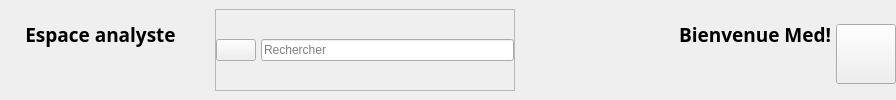
        <widget class="QWidget" name="headerFrame" native="true">
         <property name="sizePolicy">
          <sizepolicy hsizetype="Preferred" vsizetype="Preferred">
           <horstretch>0</horstretch>
           <verstretch>0</verstretch>
          </sizepolicy>
         </property>
         <property name="minimumSize">
          <size>
           <width>0</width>
           <height>0</height>
          </size>
         </property>
         <layout class="QGridLayout" name="gridLayout">
          <property name="leftMargin">
           <number>0</number>
          </property>
          <property name="topMargin">
           <number>0</number>
          </property>
          <property name="rightMargin">
           <number>0</number>
          </property>
          <property name="bottomMargin">
           <number>0</number>
          </property>
          <item row="0" column="0">
           <widget class="QWidget" name="spaceWidget" native="true">
            <property name="minimumSize">
             <size>
              <width>200</width>
              <height>0</height>
             </size>
            </property>
            <widget class="QLabel" name="spaceLbl">
             <property name="geometry">
              <rect>
               <x>0</x>
               <y>0</y>
               <width>201</width>
               <height>69</height>
              </rect>
             </property>
             <property name="font">
              <font>
               <family>Noto Sans</family>
               <pointsize>14</pointsize>
               <weight>75</weight>
               <bold>true</bold>
              </font>
             </property>
             <property name="text">
              <string>Espace analyste</string>
             </property>
             <property name="alignment">
              <set>Qt::AlignCenter</set>
             </property>
            </widget>
           </widget>
          </item>
          <item row="0" column="2">
           <widget class="QWidget" name="welcomeWidget" native="true">
            <property name="minimumSize">
             <size>
              <width>300</width>
              <height>0</height>
             </size>
            </property>
            <widget class="QLabel" name="welcomeLbl">
             <property name="geometry">
              <rect>
               <x>0</x>
               <y>0</y>
               <width>301</width>
               <height>69</height>
              </rect>
             </property>
             <property name="minimumSize">
              <size>
               <width>0</width>
               <height>0</height>
              </size>
             </property>
             <property name="font">
              <font>
               <family>Noto Sans</family>
               <pointsize>14</pointsize>
               <weight>75</weight>
               <bold>true</bold>
              </font>
             </property>
             <property name="text">
              <string>Bienvenue Med!</string>
             </property>
             <property name="alignment">
              <set>Qt::AlignRight|Qt::AlignTrailing|Qt::AlignVCenter</set>
             </property>
            </widget>
           </widget>
          </item>
          <item row="0" column="3">
           <widget class="QWidget" name="widget_3" native="true">
            <layout class="QHBoxLayout" name="horizontalLayout_6">
             <property name="spacing">
              <number>0</number>
             </property>
             <property name="leftMargin">
              <number>0</number>
             </property>
             <property name="rightMargin">
              <number>0</number>
             </property>
             <property name="bottomMargin">
              <number>0</number>
             </property>
             <item alignment="Qt::AlignVCenter">
              <widget class="QPushButton" name="accountBtn">
               <property name="minimumSize">
                <size>
                 <width>60</width>
                 <height>60</height>
                </size>
               </property>
               <property name="maximumSize">
                <size>
                 <width>60</width>
                 <height>60</height>
                </size>
               </property>
               <property name="cursor">
                <cursorShape>PointingHandCursor</cursorShape>
               </property>
               <property name="text">
                <string/>
               </property>
               <property name="icon">
                <iconset resource="../resource.qrc">
                 <normaloff>:/users/images/users/man.png</normaloff>:/users/images/users/man.png</iconset>
               </property>
               <property name="iconSize">
                <size>
                 <width>50</width>
                 <height>50</height>
                </size>
               </property>
              </widget>
             </item>
            </layout>
           </widget>
          </item>
          <item row="0" column="1">
           <widget class="QWidget" name="widget_2" native="true">
            <layout class="QHBoxLayout" name="horizontalLayout_4">
             <item>
              <widget class="QFrame" name="searchFrame">
               <property name="minimumSize">
                <size>
                 <width>300</width>
                 <height>0</height>
                </size>
               </property>
               <property name="maximumSize">
                <size>
                 <width>300</width>
                 <height>16777215</height>
                </size>
               </property>
               <property name="frameShape">
                <enum>QFrame::StyledPanel</enum>
               </property>
               <property name="frameShadow">
                <enum>QFrame::Raised</enum>
               </property>
               <layout class="QHBoxLayout" name="horizontalLayout_5">
                <property name="spacing">
                 <number>5</number>
                </property>
                <property name="leftMargin">
                 <number>0</number>
                </property>
                <property name="topMargin">
                 <number>0</number>
                </property>
                <property name="rightMargin">
                 <number>0</number>
                </property>
                <property name="bottomMargin">
                 <number>0</number>
                </property>
                <item alignment="Qt::AlignRight">
                 <widget class="QPushButton" name="pushButton">
                  <property name="cursor">
                   <cursorShape>PointingHandCursor</cursorShape>
                  </property>
                  <property name="text">
                   <string/>
                  </property>
                  <property name="icon">
                   <iconset resource="../resource.qrc">
                    <normaloff>:/icons/icons/others/view.png</normaloff>:/icons/icons/others/view.png</iconset>
                  </property>
                  <property name="iconSize">
                   <size>
                    <width>32</width>
                    <height>32</height>
                   </size>
                  </property>
                 </widget>
                </item>
                <item>
                 <widget class="QLineEdit" name="lineEdit">
                  <property name="placeholderText">
                   <string>Rechercher</string>
                  </property>
                 </widget>
                </item>
               </layout>
              </widget>
             </item>
            </layout>
           </widget>
          </item>
         </layout>
        </widget>
